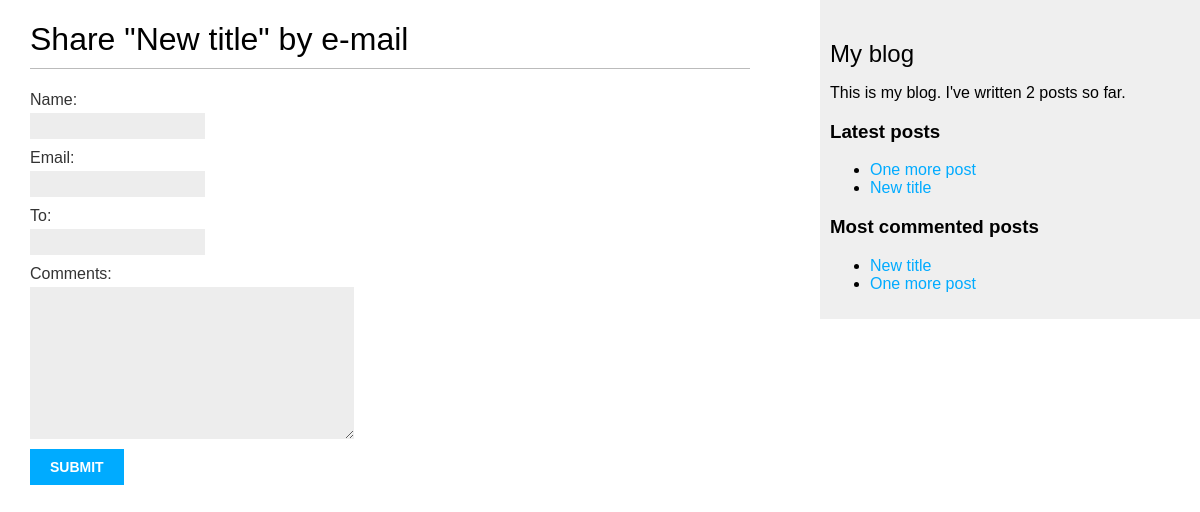
Before: /blog/2/share/ with the older database file.
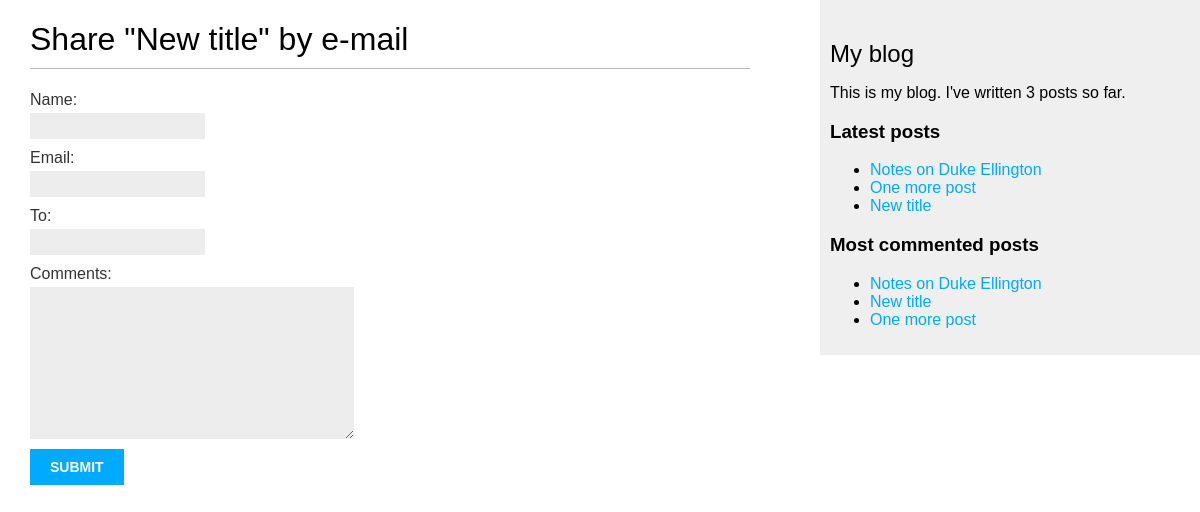
After: the same page with the newer database file.
### blog/models.py (models this page shows, shortened)
class Post(models.Model):
	STATUS_CHOICE = (
       ('draft', 'Draft'),
       ('published', 'Published'),
		)
	title = models.CharField(max_length=250)
	slug = models.SlugField(max_length=250, unique_for_date='publish')
	author = models.ForeignKey(User, on_delete=models.CASCADE, related_name='blog_posts')
	body = models.TextField()
	publish = models.DateTimeField(default=timezone.now)
	created = models.DateTimeField(auto_now_add=True)
	updated = models.DateTimeField(auto_now=True)
	status = models.CharField(max_length=10, choices=STATUS_CHOICE, default='draft')
	objects = models.Manager()
	published = PublishedManager()
	tags = TaggableManager()
	class Meta:
		ordering = ('-publish',)
	def get_absolute_url(self):
		return reverse('blog:post_detail', args=[self.publish.year, self.publish.month, self.publish.day, self.slug])

### blog/views.py (the view)
# urls.py: path('<int:post_id>/share/', views.post_share, name='post_share'),
def post_share(request, post_id):
	post = get_object_or_404(Post, id=post_id, status='published')
	sent = False
	if request.method == 'POST':
		form = EmailPostForm(request.POST)
		if form.is_valid():
			cd = form.cleaned_data
			post_url = request.build_absolute_uri(post.get_absolute_url())
			subject = '{} ({}) recommends your reading "{}" '.format(cd['name'], cd['email'], post.title)
			message = 'Read "{}" at {}\n\n{}\'s comments: {} '.format(post.title, post_url, cd['name'], cd['comments'])
			send_mail(subject, message, 'freelanceali786@gmail.com', [cd['to']])
			sent = True
	else:
		form = EmailPostForm()
	return render(request, 'blog/post/share.html', {'post':post, 'form': form, 'sent': sent})

### blog/forms.py
class EmailPostForm(forms.Form):
	name = forms.CharField(max_length=25)
	email = forms.EmailField()
	to = forms.EmailField()
	comments = forms.CharField(required=False, widget=forms.Textarea)

### blog/models.py (called while the page is built)
	def get_queryset(self):
		return super(PublishedManager, self).get_queryset().filter(status='published')

### blog/templatetags/blog_tags.py (called while the page is built)
@register.simple_tag
def total_posts():
	return Post.published.count()

@register.inclusion_tag('blog/post/latest_posts.html')
def show_latest_posts(count=5):
	latest_posts = Post.published.order_by('-publish')[:count]
	return {'latest_posts': latest_posts}

@register.simple_tag
def get_most_commented_posts(count=5):
	return Post.published.annotate(total_comments=Count('comments')).order_by('-total_comments')[:count]

### blog/templates/blog/post/share.html (shortened to what this page needs)
{% extends "blog/base.html" %}
{% block content %}
	{% if sent %}
		<h1>E-mail successfully sent</h1>
		<p>
			"{{ post.title }}" was succssfully sent to {{ form.cleaned_data.to }}.
		</p>
	{% else %}
	<h1>Share "{{ post.title }}" by e-mail</h1>
	<form action="." method="post" >
		{{ form.as_p }}
		<input type="submit" name="Send e-mail">
	</form>
	{% endif %}
{% endblock %}

### blog/templates/blog/base.html (shortened to what this page needs)
{% load blog_tags %}
{% load static %}
<!DOCTYPE html>
<html>
<head>
	<link rel="stylesheet" type="text/css" href="{% static "css/blog.css"  %}">
</head>
<body>
	<div id="content">
		{% block content %}
		{% endblock %}
	</div>
	<div id="sidebar" >
		<h2>My blog</h2>
		<p>This is my blog. I've written {% total_posts %} posts so far.</p>
		<h3>Latest posts</h3>
		{% show_latest_posts 3 %}
		<h3>Most commented posts</h3>
		{% get_most_commented_posts as most_commented_posts %}
		<ul>
			{% for post in most_commented_posts %}
			<li>
				<a href="{{ post.get_absolute_url }}"> {{ post.title }} </a>
			</li>
			{% endfor %}
		</ul>
	</div>
</body>
</html>

### blog/templates/blog/post/latest_posts.html
<ul>
	{% for post in latest_posts %}
	<li>
		<a href="{{ post.get_absolute_url }}"> {{ post.title }} </a>
	</li>
	{% endfor %}
</ul>

Changed rows visible on the page:
added Post: title "Notes on Duke Ellington"
Other visible differences:
text no longer shown: "2"
text now shown: "3"
